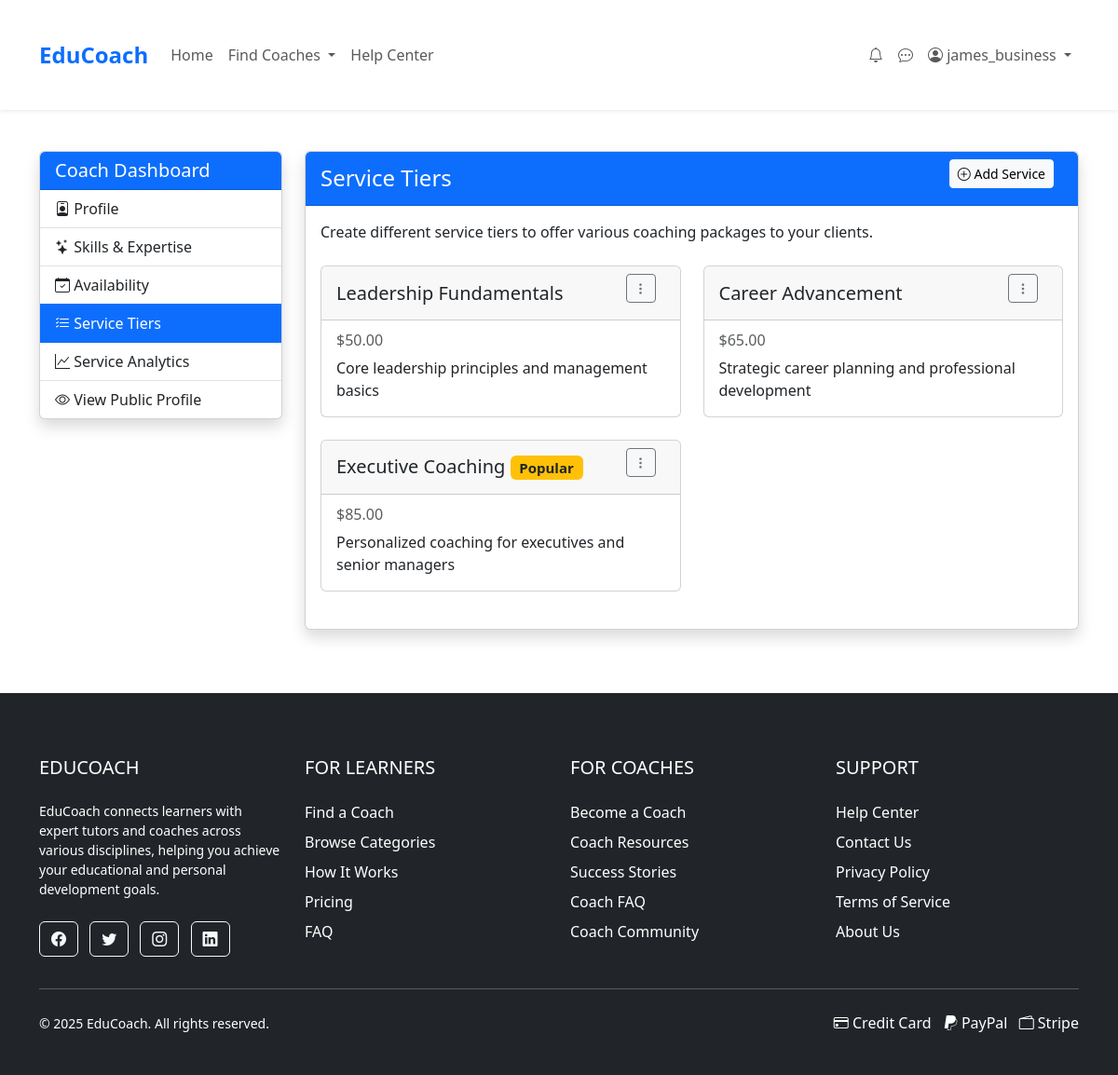
Page /pages/edit-coach-services.php (signed in) on the committed database.
### tables this page shows
CREATE TABLE IF NOT EXISTS ServiceTiers (
    tier_id INT PRIMARY KEY AUTO_INCREMENT,
    coach_id INT,
    name VARCHAR(50) NOT NULL,
    description TEXT,
    price DECIMAL(8,2) NOT NULL,
    is_popular TINYINT(1) DEFAULT 0
);

### pages/edit-coach-services.php (the view, shortened to what this page needs)
<?php
require_once '../includes/db_connection.php';
$userId = $_SESSION['user_id'];
try {
    $stmt = $pdo->prepare("SELECT * FROM Coaches WHERE user_id = ?");
    $stmt->execute([$userId]);
    $coach = $stmt->fetch(PDO::FETCH_ASSOC);
} catch (PDOException $e) {
    die("Database error: " . $e->getMessage());
}
$serviceTiers = [];
try {
    $stmt = $pdo->prepare("SELECT * FROM ServiceTiers WHERE coach_id = ? ORDER BY price ASC");
    $stmt->execute([$coach['coach_id']]);
    $serviceTiers = $stmt->fetchAll(PDO::FETCH_ASSOC);
} catch (PDOException $e) {
    die("Database error: " . $e->getMessage());
}
include '../includes/header.php';
?>
<div class="container mt-4 mb-5">
    <div class="row">
        <div class="col-md-3">
            <div class="card shadow mb-4">
                <div class="card-header bg-primary text-white">
                    <h5 class="mb-0">Coach Dashboard</h5>
                </div>
                <div class="list-group list-group-flush">
                    <a href="edit-coach-profile.php" class="list-group-item list-group-item-action">
                        <i class="bi bi-person-badge"></i> Profile
                    </a>
                    <a href="edit-coach-skills.php" class="list-group-item list-group-item-action">
                        <i class="bi bi-stars"></i> Skills & Expertise
                    </a>
                    <a href="edit-coach-availability.php" class="list-group-item list-group-item-action">
                        <i class="bi bi-calendar-check"></i> Availability
                    </a>
                    <a href="edit-coach-services.php" class="list-group-item list-group-item-action active">
                        <i class="bi bi-list-check"></i> Service Tiers
                    </a>
                    <a href="service-analytics.php" class="list-group-item list-group-item-action">
                        <i class="bi bi-graph-up"></i> Service Analytics
                    </a>
                    <a href="coach-profile.php?id=<?= $coach['coach_id'] ?>" class="list-group-item list-group-item-action">
                        <i class="bi bi-eye"></i> View Public Profile
                    </a>
                </div>
            </div>
        </div>
        <div class="col-md-9">
            <div class="card shadow">
                <div class="card-header bg-primary text-white d-flex justify-content-between align-items-center">
                    <h2 class="h4 mb-0">Service Tiers</h2>
                    <button type="button" class="btn btn-light btn-sm" data-bs-toggle="modal" data-bs-target="#addServiceModal">
                        <i class="bi bi-plus-circle"></i> Add Service
                    </button>
                </div>
                <div class="card-body">
                    <p class="mb-4">Create different service tiers to offer various coaching packages to your clients.</p>
                    <?php if (empty($serviceTiers)): ?>
                        <div class="alert alert-info">
                            <p>You haven't created any service tiers yet. Click the "Add Service" button to create your first service tier.</p>
                        </div>
                    <?php else: ?>
                        <div class="row">
                            <?php foreach ($serviceTiers as $tier): ?>
                                <div class="col-md-6 mb-4">
                                    <div class="card h-100">
                                        <div class="card-header d-flex justify-content-between align-items-center">
                                            <h5 class="mb-0">
                                                <?= htmlspecialchars($tier['name']) ?>
                                                <?php if (isset($tier['is_popular']) && $tier['is_popular']): ?>
                                                    <span class="badge bg-warning text-dark">Popular</span>
                                                <?php endif; ?>
                                            </h5>
                                            <div class="dropdown">
                                                <button class="btn btn-sm btn-outline-secondary" type="button" id="dropdownMenuButton<?= $tier['tier_id'] ?>" data-bs-toggle="dropdown" aria-expanded="false">
                                                    <i class="bi bi-three-dots-vertical"></i>
                                                </button>
                                            </div>
                                        </div>
                                        <div class="card-body">
                                            <h6 class="card-subtitle mb-2 text-muted">$<?= number_format($tier['price'], 2) ?></h6>
                                            <p class="card-text"><?= nl2br(htmlspecialchars($tier['description'])) ?></p>
                                        </div>
                                    </div>
                                </div>
                            <?php endforeach; ?>
                        </div>
                    <?php endif; ?>
                </div>
            </div>
        </div>
    </div>
</div>
<?php include '../includes/footer.php'; ?>

### assets/css/styles.css (style rules this page uses)
body { font-family: 'Arial', sans-serif; color: #333; line-height: 1.6; }
.card { border-radius: 8px; overflow: hidden; transition: transform 0.3s, box-shadow 0.3s; }
.container { max-width: 1200px; margin: 0 auto; padding: 20px; }
.btn { margin-right: 10px; margin-bottom: 10px; }

### includes/header.php (style rules this page uses)
.dropdown, .dropdown-menu, .dropdown-toggle { z-index: 1050 !important; }

### rows in the picture
servicetiers: name "Leadership Fundamentals", price "50.00", description "Core leadership principles and management basics"
servicetiers: name "Career Advancement", price "65.00", description "Strategic career planning and professional development"
servicetiers: name "Executive Coaching", is_popular "Popular", price "85.00", description "Personalized coaching for executives and senior managers"

### other values in the picture
$_SESSION['username'] "james_business"
